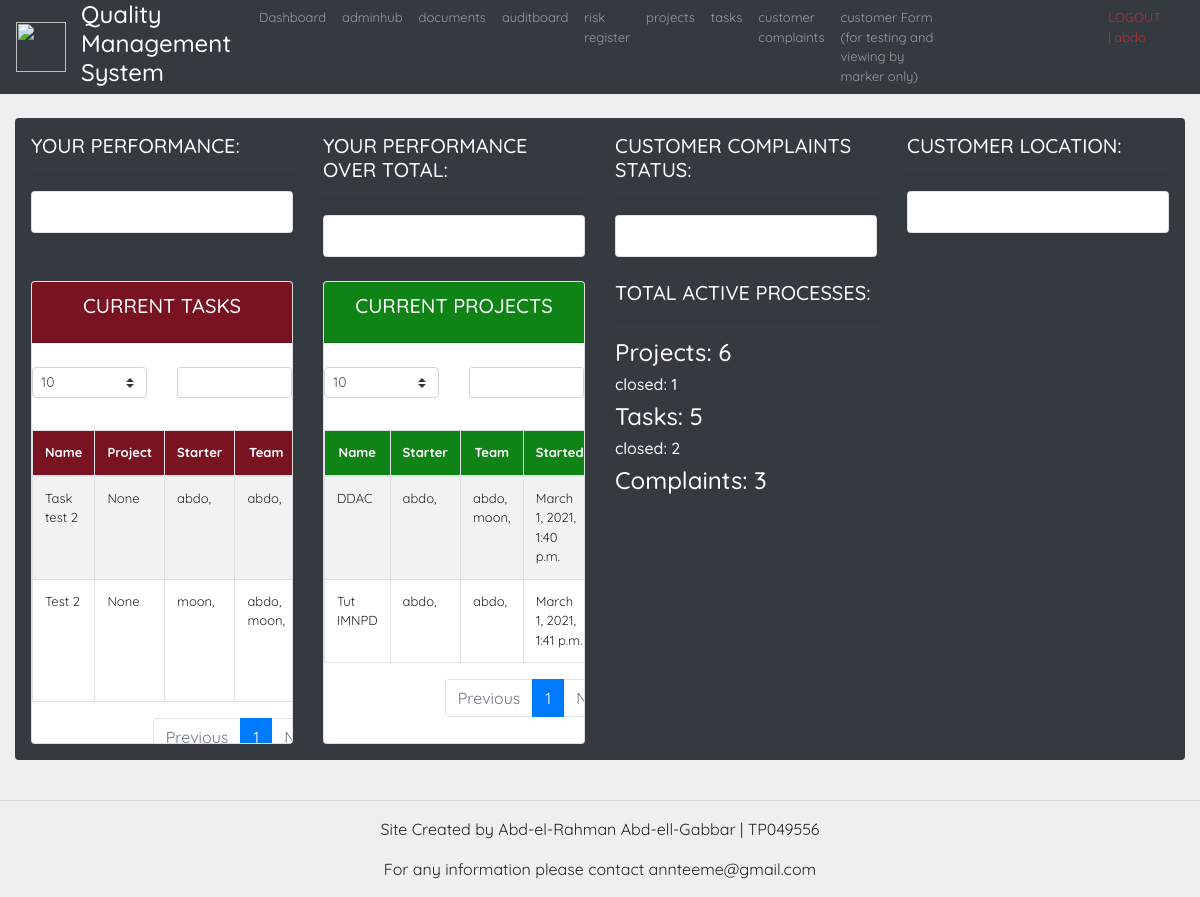
The page /user/ (signed in) on the database its author committed.
### tasks/models.py (models this page shows, shortened)
class Task(models.Model):
    creator = models.ForeignKey(settings.AUTH_USER_MODEL, on_delete=models.NOT_PROVIDED)
    project = models.ForeignKey(PName.Project, null=True, blank=True, on_delete=models.SET_NULL)
    title = models.CharField(max_length=250, null=False)
    description = models.TextField(null=False)
    deadline = models.DateTimeField(null=True, blank=True)
    finished = models.BooleanField(default=False)
    team = models.ManyToManyField(User, related_name='tTeam')
    dateCreated = models.DateTimeField(auto_now_add=True)
    dateUpdated = models.DateTimeField(auto_now_add=True)
    dateFinished = models.DateTimeField(null=True, blank=True)

### projects/models.py (models this page shows, shortened)
class Project(models.Model):
    creator = models.ForeignKey(settings.AUTH_USER_MODEL, on_delete=models.NOT_PROVIDED)
    name = models.CharField(max_length=250, null=False)
    sponsors = models.CharField(max_length=250, blank=True, null=True)
    scope = models.TextField(blank=True, null=True)
    description = models.TextField(null=False)
    businessCase = models.TextField(blank=True, null=True)
    budget = models.DecimalField(decimal_places=2, max_digits=10, blank=True, null=True)
    deadline = models.DateTimeField(null=True, blank=True)
    finished = models.BooleanField(default=False)
    team = models.ManyToManyField(User, related_name='pTeam')
    dateCreated = models.DateTimeField(auto_now_add=True)
    dateUpdated = models.DateTimeField(auto_now_add=True)
    dateFinished = models.DateTimeField(null=True, blank=True)

### acc/views.py (the view)
# urls.py: path('user/', userPage, name= "user"),
def userPage(request):
    pobjs = Project.objects.all()
    tasks = Task.objects.all()
    custs = Customer.objects.all()
    points = Point.objects.all()
    pobjsF = pobjs.filter(finished=False).count()
    pobjsT = pobjs.filter(finished=True).count()
    tasksF = tasks.filter(finished=False).count()
    tasksT = tasks.filter(finished=True).count()
    custsT = custs.filter(status='In progress').count() + custs.filter(status='Open').count()
    pointsT = points.filter(pointOwner=request.user.id).count()
    return render(request, 'user.html', {
        'pobjsF': pobjsF,
        'pobjsT': pobjsT,
        'tasksF': tasksF,
        'tasksT': tasksT,
        'pobjs': pobjs,
        'tasks': tasks,
        'custsT': custsT,
        'pointsT': pointsT
        })

### acc/templates/user.html (shortened to what this page needs)
{%  extends 'Base.html' %}
{% block content %}
<br>
<div class="container-md rounded p-3 bg-dark text-white">
	<div class="row">
		<div class="col-sm-3">
			<h5>YOUR PERFORMANCE:</h5>
			<hr>
			<div class="card card-body">
			</div>
		</div>
		<div class="col-sm-3">
			<h5>YOUR PERFORMANCE OVER TOTAL:</h5>
			<hr>
			<div class="card card-body">
			</div>
		</div>
		<div class="col-sm-3">
			<h5>CUSTOMER COMPLAINTS STATUS:</h5>
			<hr>
			<div class="card card-body">
			</div>
		</div>
		<div class="col-sm-3">
			<h5>CUSTOMER LOCATION:</h5>
			<hr>
			<div class="card card-body">
			</div>
		</div>
	</div>
		<br>
		<div class="row">
			<div class="col-sm-3">
				<div class="card text-center">
					<div class="card-header"  id="table-title2">
						<h5 class="card-title"> CURRENT TASKS</h5>
					</div>
					<div id="table-short">
						<table class="table table-striped table-bordered projects" style="width: 100%">
							<thead>
								<tr id="table-title2">
									<th>Name</th>
									<th>Project</th>
									<th>Starter</th>
									<th>Team</th>
								</tr>
							</thead>
							<tbody id="table-font" >
							{% for t in tasks %}
								{% if t.finished == False %}
									{% for team in t.team.all %}
										{% if team == request.user or creator == request.user %}
										<tr >
											<td>{{t.title}}</td>
											<td>{{t.project}}</td>
											<td>{{t.creator}}, </td>
											<td>
											{% for team in t.team.all %}
												{{team}},
											{% endfor %}
											</td>
										{% endif %}
									{% endfor %}
								{% endif %}
							{% endfor %}
							</tbody>
						</table>
					</div>
				</div>
			</div>
			<div class="col-sm-3">
				<div class="card text-center">
					<div class="card-header"  id="table-title1">
						<h5 class="card-title"> CURRENT PROJECTS</h5>
					</div>
					<div id="table-short">
						<table class="table table-striped table-bordered projects" style="width: 100%">
							<thead>
								<tr id="table-title1">
									<th>Name</th>
									<th>Starter</th>
									<th>Team</th>
									<th>Started</th>
								</tr>
							</thead>
							<tbody id="table-font" >
							{% for p in pobjs %}
								{% if p.finished == False %}
									{% for team in p.team.all %}
										{% if team == request.user or creator == request.user %}
											<tr >
											<td>{{p.name}}</td>
											<td>{{p.creator}}, </td>
											<td>
											{% for team in p.team.all %}
												{{team}},
											{% endfor %}
											</td>
											<td>{{p.dateCreated}}</td>
										{% endif %}
									{% endfor %}
								{% endif %}
							{% endfor %}
							</tbody>
						</table>
					</div>
				</div>
			</div>
			<div class="col-sm-3">
				<h5>TOTAL ACTIVE PROCESSES:</h5>
				<hr>
				<h4>Projects: {{pobjsF}}</h4><h6>closed: {{pobjsT}}</h6>
				<h4>Tasks: {{tasksF}}</h4><h6>closed: {{tasksT}}</h6>
				<h4>Complaints: {{custsT}}</h4>
			</div>
		</div>
	</div>
</div>
<br>
{% endblock %}

### templates/navbar.html (shortened to what this page needs)
{% load static %}
<nav class="navbar navbar-expand-lg navbar-dark bg-dark sticky-top py-0">
  <img src="{% static 'images/logo.png' %}" width="50" height="50" alt="">
  <div class="container-fluid">
    <div class="collapse navbar-collapse" id="navbarNav">
      <ul style="font-size: small;" class="navbar-nav">
        <li style="margin-right: 20px; color: white !important;" class="nav-item">
          <h4 aria-current="page">Quality Management System</a>
        </li>
        {% if request.user.is_staff or request.user.is_staff %}
        <li class="nav-item">
          <a class="nav-link" aria-current="page" href="{% url 'home' %}">Dashboard</a>
        </li>
        <li class="nav-item">
          <a class="nav-link" href="http://127.0.0.1:8000/admin/">adminhub</a>
        </li>
        <li class="nav-item">
          <a class="nav-link" href="{% url 'docboard' %}">documents</a>
        </li>
        <li class="nav-item">
          <a class="nav-link" href="{% url 'auditboard' %}">auditboard</a>
        </li>
        <li class="nav-item">
          <a class="nav-link" href="{% url 'risk' %}">risk register</a>
        </li>
        {% endif %}
        <li class="nav-item">
          <a class="nav-link" href="{% url 'projectCreate' %}">projects</a>
        </li>
        <li class="nav-item">
          <a class="nav-link" href="{% url 'taskCreate' %}">tasks</a>
        </li>
        <li class="nav-item">
          <a class="nav-link" href="{% url 'customerComplaints' %}">customer complaints</a>
        </li>
        <li class="nav-item">
          <a class="nav-link" href="{% url 'cust_form' %}">customer Form (for testing and viewing by marker only)</a>
        </li>
        <li class="nav-item">
          <a style="margin-left: 150px; color: rgb(189, 45, 45) !important;" class="nav-link"
            href="{% url 'logout'%}">LOGOUT | {{request.user}}</a>
        </li>
      </ul>
    </div>
  </div>
</nav>

### static/css/main.css (style rules this page uses)
body { background-color: #efefef; }

### templates/Base.html (style rules this page uses)
body { font-family: 'Quicksand', sans-serif !important; }

### acc/templates/user.html (style rules this page uses)
#table-title1 { background-color: #108316; color: white; font-size:13px; text-align: center; }
#table-title2 { background-color: #7a1321; color: white; font-size:13px; text-align: center; }
#table-short { height: 400px; overflow-y: auto; }
#table-font { font-size:13px; text-align: left; }

### rows shown on the page
Task: title "Task test 2", project "None", creator "abdo"
Task: title "Test 2", project "None", creator "moon"
Project: name "DDAC", creator "abdo", dateCreated "March 1, 2021, 1:40 p.m."
Project: name "Tut IMNPD", creator "abdo", dateCreated "March 1, 2021, 1:41 p.m."

### other values the page prints
{{ request.user }} "abdo"
{{ team }} "abdo"
{{ team }} "moon"
{{ pobjsF }} "6"
{{ pobjsT }} "1"
{{ tasksF }} "5"
{{ tasksT }} "2"
{{ custsT }} "3"
